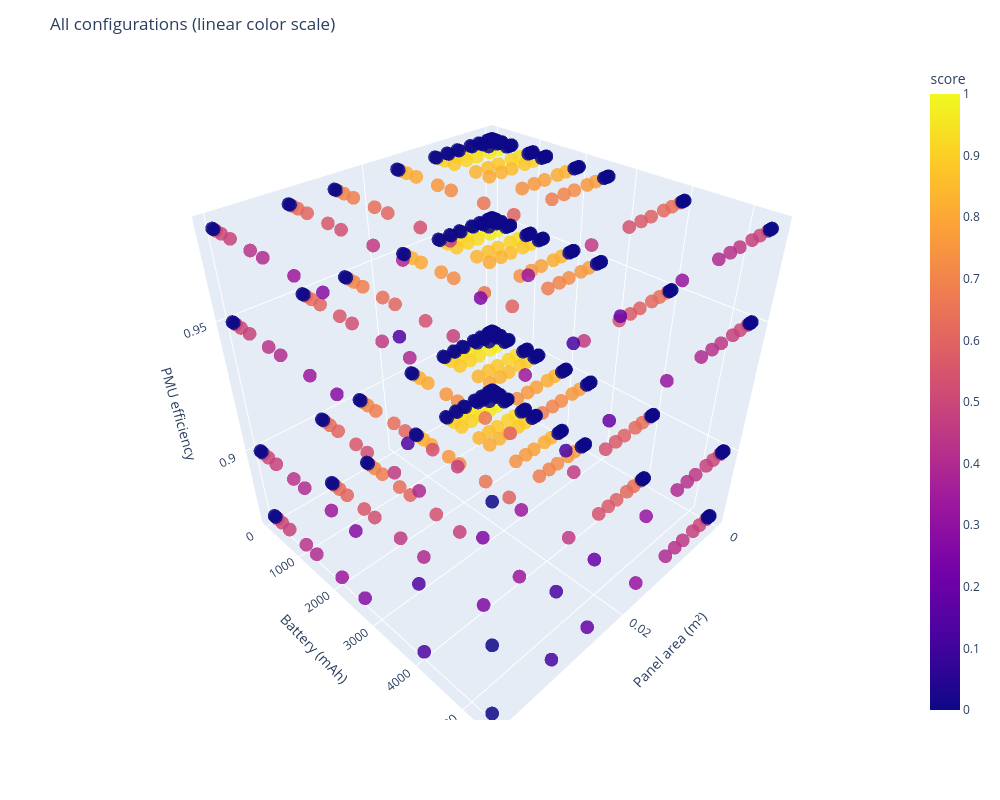

Notebook source saved alongside this figure:
### Markdown cell above
## Visualization: 3D Scatter Plot

Visualize all configurations in 3D space (panel area × battery capacity × PMU efficiency)

### Code cell
LOG_COLOR = False

data = summary.copy()

if LOG_COLOR:
    eps = 1e-9
    data["score_color"] = np.log10(data["score"] + eps)
    color_label = "log10(score)"
else:
    data["score_color"] = data["score"]
    color_label = "score"

fig = px.scatter_3d(
    data,
    x="panel_area_m2",
    y="C_batt_mAh",
    z="eta_PMU",
    color="score_color",
    labels={
        "panel_area_m2": "Panel area (m²)",
        "C_batt_mAh": "Battery (mAh)",
        "eta_PMU": "PMU efficiency",
        "score_color": color_label
    },
    opacity=0.85
)

fig.update_layout(
    width=1000,
    height=800,
    title=f"All configurations ({'log color scale' if LOG_COLOR else 'linear color scale'})"
)

fig.show()

### Figure 1 — Plotly figure (JSON) as saved in the notebook; plotly's stock layout.template omitted (floating-point values rounded to 4 significant figures; data arrays with more than 128 entries replaced by an {"elided": "..."} marker saying what was removed)
{"data": [{"hovertemplate": "Panel area (m²)=%{x}<br>Battery (mAh)=%{y}<br>PMU efficiency=%{z}<br>score=%{marker.color}<extra></extra>", "legendgroup": "", "marker": {"color": {"elided": "616 float values"}, "coloraxis": "coloraxis", "opacity": 0.85, "symbol": "circle"}, "mode": "markers", "name": "", "scene": "scene", "showlegend": false, "type": "scatter3d", "x": {"elided": "616 float values"}, "y": {"elided": "616 int values"}, "z": {"elided": "616 float values"}}], "layout": {"coloraxis": {"colorbar": {"title": {"text": "score"}}, "colorscale": [[0, "#0d0887"], [0.1111, "#46039f"], [0.2222, "#7201a8"], [0.3333, "#9c179e"], [0.4444, "#bd3786"], [0.5556, "#d8576b"], [0.6667, "#ed7953"], [0.7778, "#fb9f3a"], [0.8889, "#fdca26"], [1, "#f0f921"]]}, "height": 800, "legend": {"tracegroupgap": 0}, "margin": {"t": 60}, "scene": {"domain": {"x": [0, 1], "y": [0, 1]}, "xaxis": {"title": {"text": "Panel area (m²)"}}, "yaxis": {"title": {"text": "Battery (mAh)"}}, "zaxis": {"title": {"text": "PMU efficiency"}}}, "title": {"text": "All configurations (linear color scale)"}, "width": 1000}}
